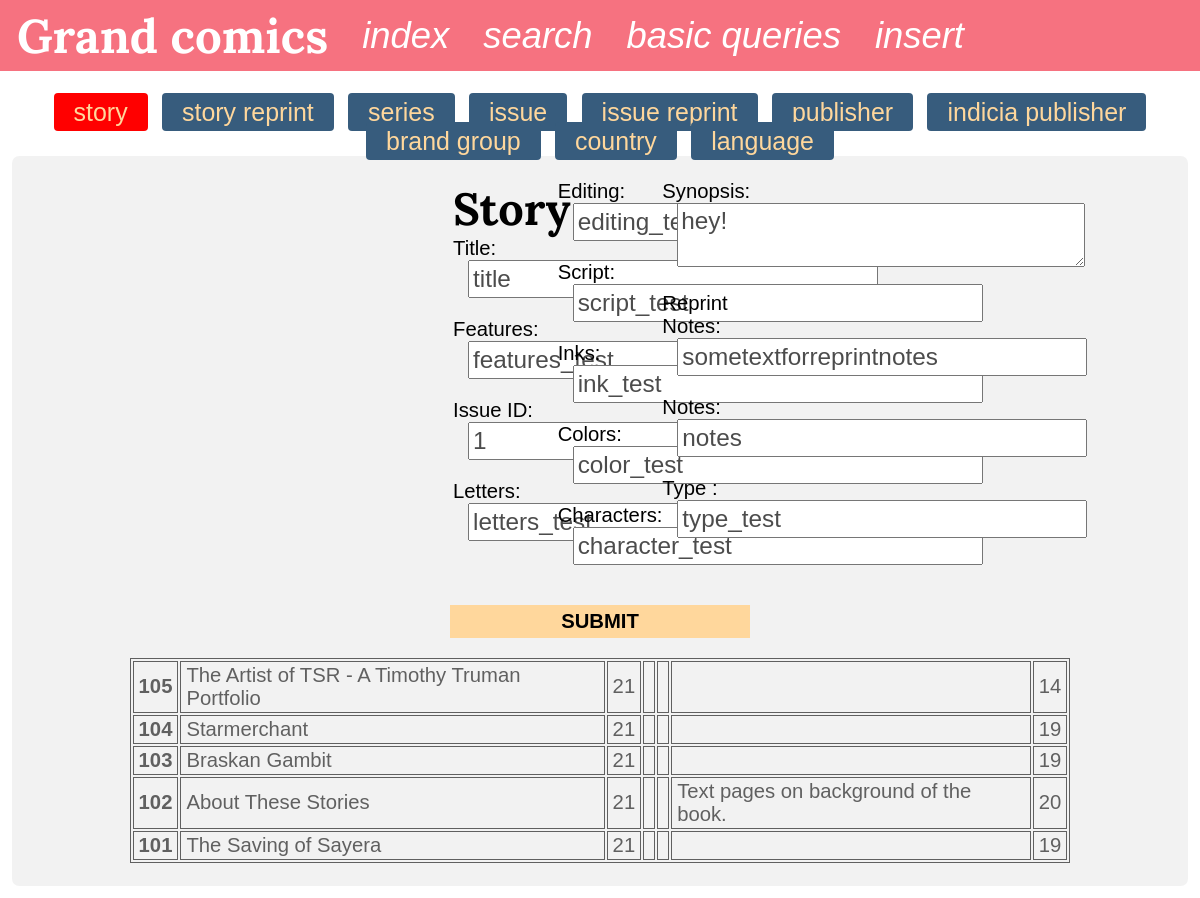
The app's page /website/insert.php with its own data.
### tables this page shows
CREATE TABLE `story` (
  `id` int(11) NOT NULL,
  `title` varchar(255) DEFAULT NULL,
  `features` text,
  `issue_id` int(11) DEFAULT NULL,
  `letters` varchar(255) DEFAULT NULL,
  `editing` varchar(255) DEFAULT NULL,
  `synopsis` text,
  `reprint_notes` text,
  `notes` text,
  `type_id` int(11) DEFAULT NULL
);

### website/insert.php (the view, shortened to what this page needs)
<!DOCTYPE html>
<html>
<?php include("header.php"); ?>
<?php include("../db.php"); ?>
<?php
$count = 5;
 ?>
<body>
	<?php include("navigation.php"); ?>
	<section>
		<div id="ongletsBox">
			<span onclick="display(this)" value="story" class="spanActive">Story</span>
			<span onclick="display(this)" value="story_reprint">Story Reprint</span>
			<span onclick="display(this)" value="series">Series</span>
			<span onclick="display(this)" value="issue">Issue</span>
			<span onclick="display(this)" value="issue_reprint">Issue Reprint</span>
			<span onclick="display(this)" value="publisher">Publisher</span>
			<span onclick="display(this)" value="indicia_publisher">Indicia Publisher</span>
			<span onclick="display(this)" value="brand_group">Brand Group</span>
			<span onclick="display(this)" value="country">Country</span>
			<span onclick="display(this)" value="language">Language</span>
		</div>
		<div id="displayBoxInsert">
			<div class="active content" id="story">
				<form method="post" action="process_insert_story.php">
					<fieldset>
						<h2>Story</h2>
						Title: <input type="text" name="title" value="title"><br>
						Features: <input type="text" name="features" value="features_test"><br>
						Issue ID: <input type="text" name="issueId" value="1"><br>
						Letters: <input type="text" name="letters" value="letters_test"><br><br>
						Editing: <input type="text" name="editing" value="editing_test"><br>
						Script: <input type="text" name="script" value="script_test"><br>
						Inks: <input type="text" name="inks" value="ink_test"><br>
						Colors: <input type="text" name="colors" value="color_test"><br>
						Characters: <input type="text" name="characters" value="character_test"><br>
						Synopsis: <textarea type="text" name="synopsis" value="Synopsis">hey! </textarea><br>
						Reprint notes: <input type="text" name="reprintNotes" value="sometextforreprintnotes"><br>
						Notes: <input type="text" name="notes" value="notes"><br>
						Type : <input type="text" name="type" value="type_test"><br>
					</fieldset>
					<br/>
					<input type="submit" value="Submit">
				</form>
				<?php
				$s = $con->query("SELECT * FROM story ORDER BY id DESC LIMIT ".$count);
				$result = $s->fetchAll(PDO::FETCH_ASSOC);
				$text = '<table class="table_content">';
				foreach ($result as $key => $value) {
					$text .= '<tr>';
					$text .= '<td class="id">'.$value["id"].'</td>';
					$text .= '<td class="title">'.$value["title"].'</td>';
					$text .= '<td class="issue_id">'.$value["issue_id"].'</td>';
					$text .= '<td class="synopsis">'.$value["synopsis"].'</td>';
					$text .= '<td class="reprint_notes">'.$value["reprint_notes"].'</td>';
					$text .= '<td class="notes">'.$value["notes"].'</td>';
					$text .= '<td class="type_id">'.$value["type_id"].'</td>';
					$text .= '</tr>';
				}
				$text .= '</table>';
				echo $text;
				?>
			</div>
		</div>
	</section>
</body>
</html>

### website/header.php (shortened to what this page needs)
<head>
	<link rel="stylesheet" type="text/css" href="styles.css">
</head>

### website/navigation.php (shortened to what this page needs)
<nav>
	<ul>
		<li><h1>Grand comics</h1></li>
		<li><a href="index.php">Index</a></li>
		<li><a href="search_delete.php">Search</a></li>
		<li><a href="queries.php">Basic Queries</a></li>
		<li><a href="insert.php">Insert</a></li>
	</ul>
</nav>

### website/styles.css (style rules this page uses)
* { margin:0; padding:0; }
body { font-size: 13px; font-family:arial; }
a, a:active { text-decoration: none; color: white; text-transform: lowercase; font-style: italic; transition: all 0.5s; }
h1 { font-size: 1.3em; font-family: 'Lora', serif; }
h2 { font-size: 45px; font-family: 'Lora', serif; }
table.table_content { border:1px solid black; width:80%; margin:auto; opacity:0.6; }
table.table_content td { border:1px solid black; padding:2px 5px; }
table.table_content td.id { font-weight: bold; }
nav { margin-bottom: 15px; }
nav ul { font-size: 2.8em; display: -webkit-flex; display: flex; align-items: center; background:#f67280; color:white; }
nav li { display:block; margin:0 1%; padding:5px; }
section { font-size: 1.2em; padding:1%; }
form { font-size: 1em; text-align: center; }
fieldset { width:25%; display: inline-block; vertical-align: top; border: none; text-align: left; -webkit-column-count: 3; -moz-column-count: 3; column-count: 3; }
textarea, input { font-family:arial; font-size: 1.2em; width:400px; margin-bottom:20px; padding:3px; margin-left: 15px; color:rgba(0,0,0,0.7); }
input[type=submit] { width:300px; background:#FFD79C; border:none; padding:5px 10px; text-transform: uppercase; font-weight: bold; font-size: 1em; margin:20px auto; color:rgba(0,0,0,1); }
#ongletsBox { text-align: center; }
#ongletsBox span { font-size: 1.6em; padding:5px 20px; margin:5px; background-color: #375C7D; color:#FFD79C; text-transform: lowercase; border-radius: 4px; transition: all 0.5s; }
#ongletsBox span.spanActive,#ongletsBox span:hover { background:red; }
#displayBoxInsert { border-radius: 7px; padding:2% 0; background: rgba(0,0,0,0.05); }
#displayBoxInsert div { display:none; font-size: 1.3em; }
#displayBoxInsert div.active { display:block; }
#displayBoxInsert fieldset { text-transform: capitalize; }

### records on screen
story: id "105", title "The Artist of TSR - A Timothy Truman Portfolio", issue "21", type "14"
story: id "104", title "Starmerchant", issue "21", type "19"
story: id "103", title "Braskan Gambit", issue "21", type "19"
story: id "102", title "About These Stories", issue "21", notes "Text pages on background of the book.", type "20"
story: id "101", title "The Saving of Sayera", issue "21", type "19"
